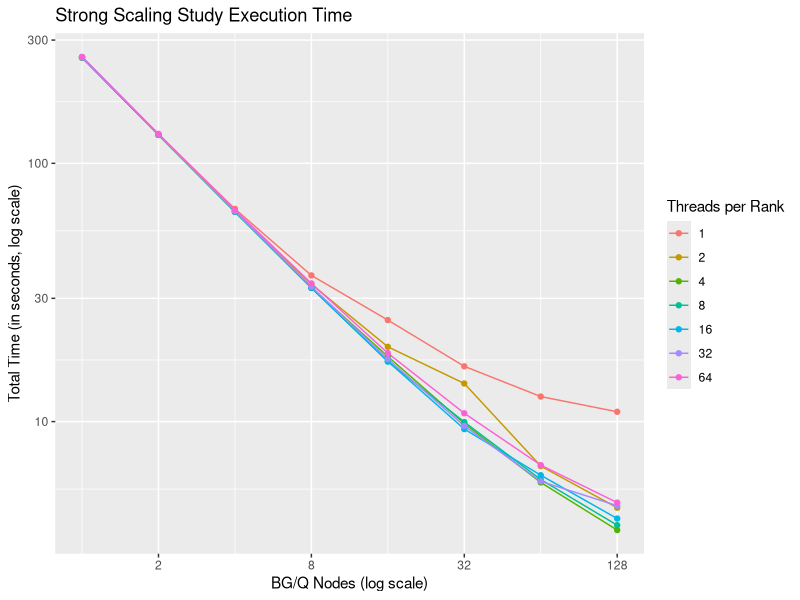
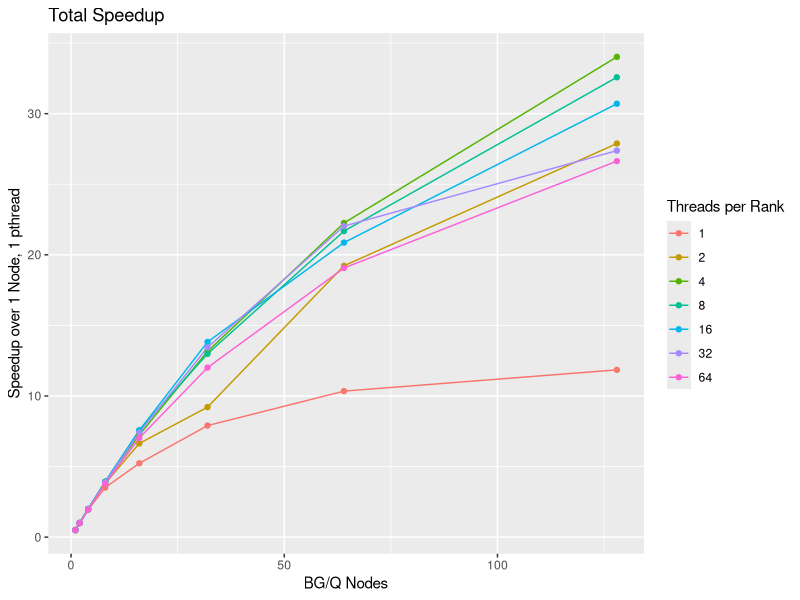
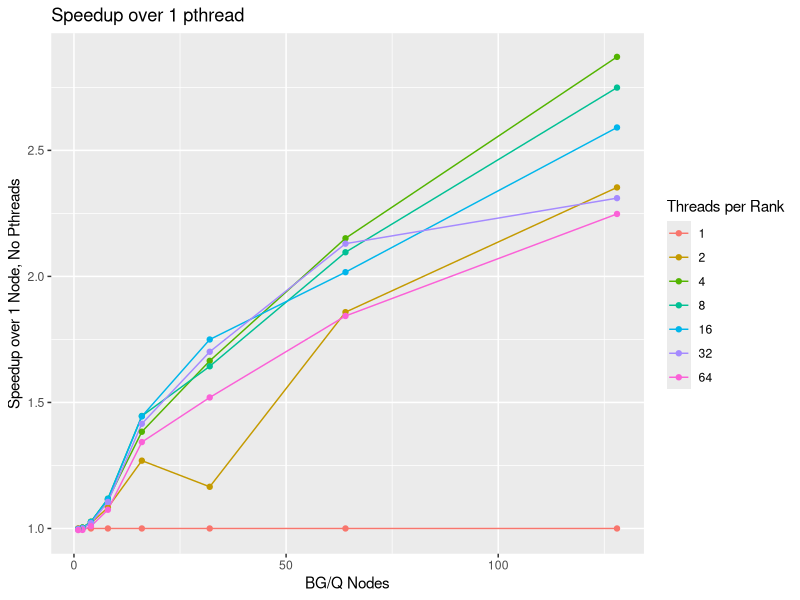
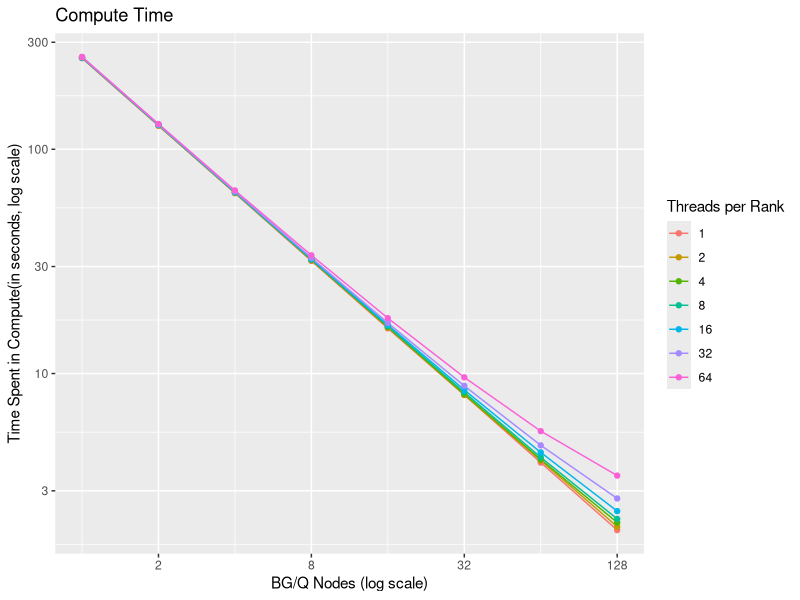
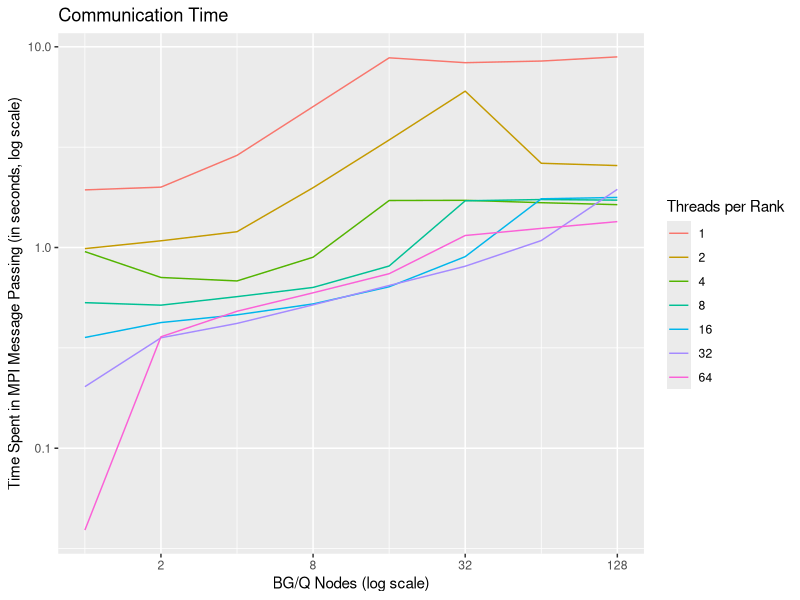
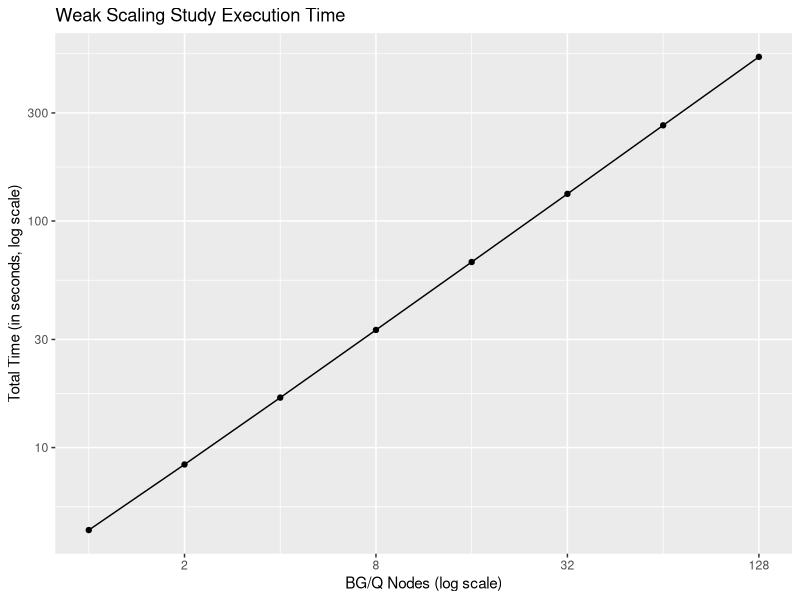
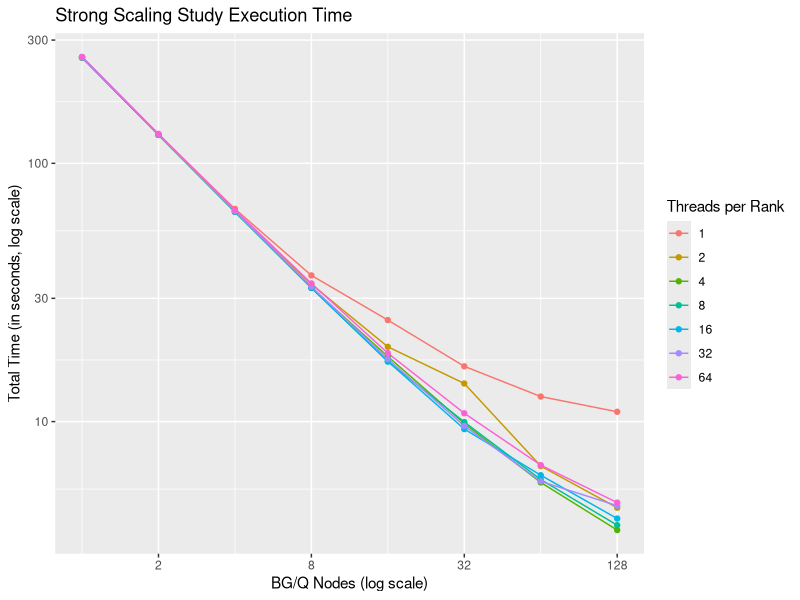
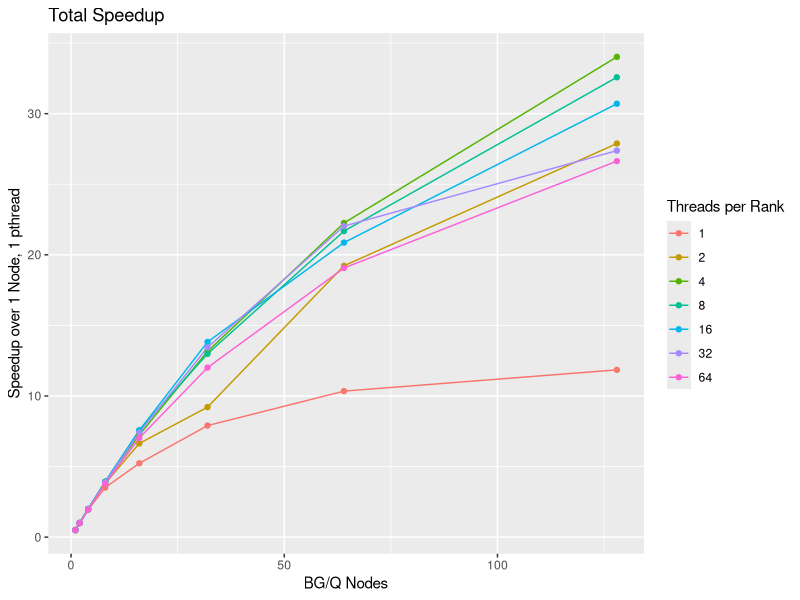

R code for these plots, in order:
library(ggplot2)
library(scales)

# Results of the strong scaling study using random initial bird placements
ss <- read.csv('strongscaling.csv')
ss$nodes <- (ss$ranks * ss$threads) / 64
ss$threads <- factor(ss$threads)


# Total execution time between number of nodes
ggplot(data=ss, aes(x=nodes)) +
  geom_line(aes(y=total, color=threads)) +
  geom_point(aes(y=total, color=threads)) +
  scale_x_continuous(trans=log2_trans()) +
  scale_y_log10() +
  ggtitle("Strong Scaling Study Execution Time") +
  labs(x="BG/Q Nodes (log scale)", y="Total Time (in seconds, log scale)", color="Threads per Rank")
ggsave("plots/total_time.png")


# Total speedup
total.base <- ss[ss$nodes==2 & ss$threads==1,]$total  # Change to ss$nodes==1
ss$total.speedup <- total.base / ss$total
ggplot(data=ss, aes(x=nodes)) +
  geom_line(aes(y=total.speedup, color=threads)) +
  geom_point(aes(y=total.speedup, color=threads)) +
  ggtitle("Total Speedup") +
  labs(x="BG/Q Nodes", y="Speedup over 1 Node, 1 pthread", color="Threads per Rank")
ggsave("plots/total_speedup.png")


# Total speedup within same number nodes (thread speedup)
node.base <- list()
for (n in unique(ss$nodes)) {
  node.base[[n]] <- ss[ss$nodes==n & ss$threads==1,]$total
}
ss$thread.total.speedup <- unlist(node.base[ss$nodes]) / ss$total
ggplot(data=ss, aes(x=nodes)) +
  geom_line(aes(y=thread.total.speedup, color=threads)) +
  geom_point(aes(y=thread.total.speedup, color=threads)) +
  ggtitle("Speedup over 1 pthread") +
  labs(x="BG/Q Nodes", y="Speedup over 1 Node, No Pthreads", color="Threads per Rank")
ggsave("plots/thread_speedup.png")


# Compute execution time
ggplot(data=ss, aes(x=nodes)) +
  geom_line(aes(y=compute, color=threads)) +
  geom_point(aes(y=compute, color=threads)) +
  ggtitle("Compute Time") +
  scale_x_continuous(trans=log2_trans()) +
  scale_y_log10() +
  labs(x="BG/Q Nodes (log scale)", y="Time Spent in Compute(in seconds, log scale)", color="Threads per Rank")
ggsave("plots/compute_time.png")


# Communication execution time
ggplot(data=ss, aes(x=nodes)) +
  geom_line(aes(y=communicate, color=threads)) +
  ggtitle("Communication Time") +
  scale_x_continuous(trans=log2_trans()) +
  scale_y_log10() +
  labs(x="BG/Q Nodes (log scale)", y="Time Spent in MPI Message Passing (in seconds, log scale)", color="Threads per Rank")
ggsave("plots/comm_time.png")


# Weak Scaling test
ws <- read.csv('weakscaling.csv')
ws$nodes <- (ws$ranks * ws$threads) / 64
ws$threads <- factor(ws$threads)
ggplot(data=ws, aes(x=nodes, y=total)) +
  geom_line() + geom_point() +
  scale_x_continuous(trans=log2_trans()) +
  scale_y_log10() +
  ggtitle("Weak Scaling Study Execution Time") +
  labs(x="BG/Q Nodes (log scale)", y="Total Time (in seconds, log scale)")

ggsave("plots/weakscaling.png")